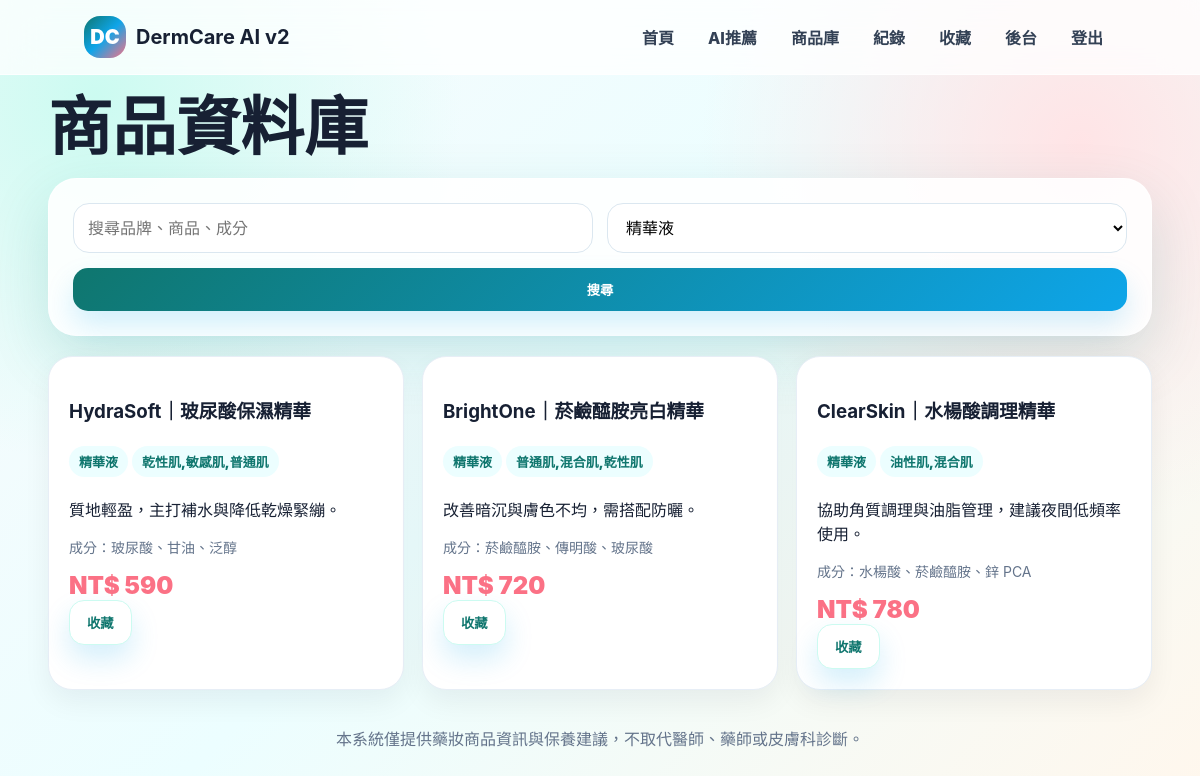
Page /products.php?category=精華液 (signed in) on the committed database.
### tables this page shows
CREATE TABLE products(id INT AUTO_INCREMENT PRIMARY KEY,brand VARCHAR(80) NOT NULL,name VARCHAR(160) NOT NULL,category VARCHAR(50) NOT NULL,price INT NOT NULL,skin_types VARCHAR(160),concerns VARCHAR(160),ingredients TEXT,avoid_for TEXT,description TEXT,created_at TIMESTAMP DEFAULT CURRENT_TIMESTAMP);

### includes/config.php (called while the page is built, shortened)
<?php
function h($v){ return htmlspecialchars((string)$v, ENT_QUOTES, 'UTF-8'); }

### includes/db.php (called while the page is built)
<?php
require_once __DIR__ . '/config.php';
function db(): PDO {
    static $pdo = null;
    if ($pdo === null) {
        $dsn = 'mysql:host='.DB_HOST.';dbname='.DB_NAME.';charset=utf8mb4';
        $pdo = new PDO($dsn, DB_USER, DB_PASS, [
            PDO::ATTR_ERRMODE => PDO::ERRMODE_EXCEPTION,
            PDO::ATTR_DEFAULT_FETCH_MODE => PDO::FETCH_ASSOC,
        ]);
    }
    return $pdo;
}

### products.php (the view)
<?php require_once __DIR__.'/includes/layout.php'; render_header('商品庫');
$cat=$_GET['category']??''; $q=$_GET['q']??''; $sql='SELECT * FROM products WHERE 1'; $params=[];
if($cat){$sql.=' AND category=?';$params[]=$cat;} if($q){$sql.=' AND (name LIKE ? OR brand LIKE ? OR ingredients LIKE ?)';$params[]="%$q%";$params[]="%$q%";$params[]="%$q%";}
$sql.=' ORDER BY id DESC'; $st=db()->prepare($sql); $st->execute($params); $products=$st->fetchAll(); ?>
<h1>商品資料庫</h1><div class="panel"><form class="form" method="get"><div class="form-row"><input name="q" placeholder="搜尋品牌、商品、成分" value="<?=h($q)?>"><select name="category"><option value="">全部分類</option><?php foreach(['洗面乳','化妝水','精華液','乳液','防曬','痘痘護理'] as $c): ?><option <?= $cat===$c?'selected':'' ?>><?=h($c)?></option><?php endforeach; ?></select></div><button>搜尋</button></form></div><br><div class="products"><?php foreach($products as $p): ?><div class="product"><h3><?=h($p['brand'])?>｜<?=h($p['name'])?></h3><p><span class="tag"><?=h($p['category'])?></span><span class="tag"><?=h($p['skin_types'])?></span></p><p><?=h($p['description'])?></p><p class="small">成分：<?=h($p['ingredients'])?></p><div class="price">NT$ <?=h($p['price'])?></div><form method="post" action="favorite_action.php"><input type="hidden" name="product_id" value="<?=h($p['id'])?>"><button class="btn secondary">收藏</button></form></div><?php endforeach; ?></div><?php render_footer(); ?>

### assets/style.css (style rules this page uses)
:root { --ink:#172033;--muted:#64748b;--a:#0f766e;--b:#0ea5e9;--c:#fb7185;--line:#e7eef6;--card:rgba(255,255,255,.88);--shadow:0 22px 60px rgba(15,118,110,.16) }
* { box-sizing:border-box }
body { margin:0;font-family:-apple-system,BlinkMacSystemFont,'Segoe UI','Noto Sans TC','Microsoft JhengHei',sans-serif;color:var(--ink);background:radial-gradient(circle at 8% 12%,#ccfbf1 0,transparent 28%),radial-gradient(circle at 90% 18%,#ffe4e6 0,transparent 30%),linear-gradient(135deg,#f8fafc,#ecfeff 48%,#fff7ed);min-height:100vh }
h1 { font-size:clamp(34px,5.6vw,64px);line-height:1.05;margin:18px 0 }
.panel,.card { background:var(--card);border:1px solid rgba(255,255,255,.85);border-radius:28px;padding:24px;box-shadow:var(--shadow) }
.btn,button { display:inline-flex;align-items:center;justify-content:center;border:0;border-radius:15px;padding:12px 17px;background:linear-gradient(135deg,var(--a),var(--b));color:white;font-weight:900;text-decoration:none;cursor:pointer;box-shadow:0 14px 28px rgba(14,165,233,.18) }
.btn.secondary { background:white;color:var(--a);border:1px solid #ccfbf1 }
.form { display:grid;gap:15px }
.form-row { display:grid;grid-template-columns:repeat(2,1fr);gap:14px }
input,select,textarea { width:100%;padding:13px 14px;border:1px solid #dbe7f0;border-radius:16px;background:white;font:inherit }
.products { display:grid;grid-template-columns:repeat(3,1fr);gap:18px }
.product { background:white;border:1px solid var(--line);border-radius:24px;padding:20px;box-shadow:0 12px 28px rgba(15,23,42,.06) }
.price { font-size:24px;font-weight:900;color:var(--c) }
.tag { display:inline-block;background:#ecfeff;color:var(--a);border-radius:999px;padding:6px 10px;margin:4px 4px 4px 0;font-size:13px;font-weight:900 }
.small { color:var(--muted);font-size:14px }

### rows in the picture
products: brand "HydraSoft", name "玻尿酸保濕精華", category "精華液", skin_types "乾性肌,敏感肌,普通肌", description "質地輕盈，主打補水與降低乾燥緊繃。", ingredients "玻尿酸、甘油、泛醇", price "590"
products: brand "BrightOne", name "菸鹼醯胺亮白精華", category "精華液", skin_types "普通肌,混合肌,乾性肌", description "改善暗沉與膚色不均，需搭配防曬。", ingredients "菸鹼醯胺、傳明酸、玻尿酸", price "720"
products: brand "ClearSkin", name "水楊酸調理精華", category "精華液", skin_types "油性肌,混合肌", description "協助角質調理與油脂管理，建議夜間低頻率使用。", ingredients "水楊酸、菸鹼醯胺、鋅 PCA", price "780"

### other values in the picture
form field category "精華液"
